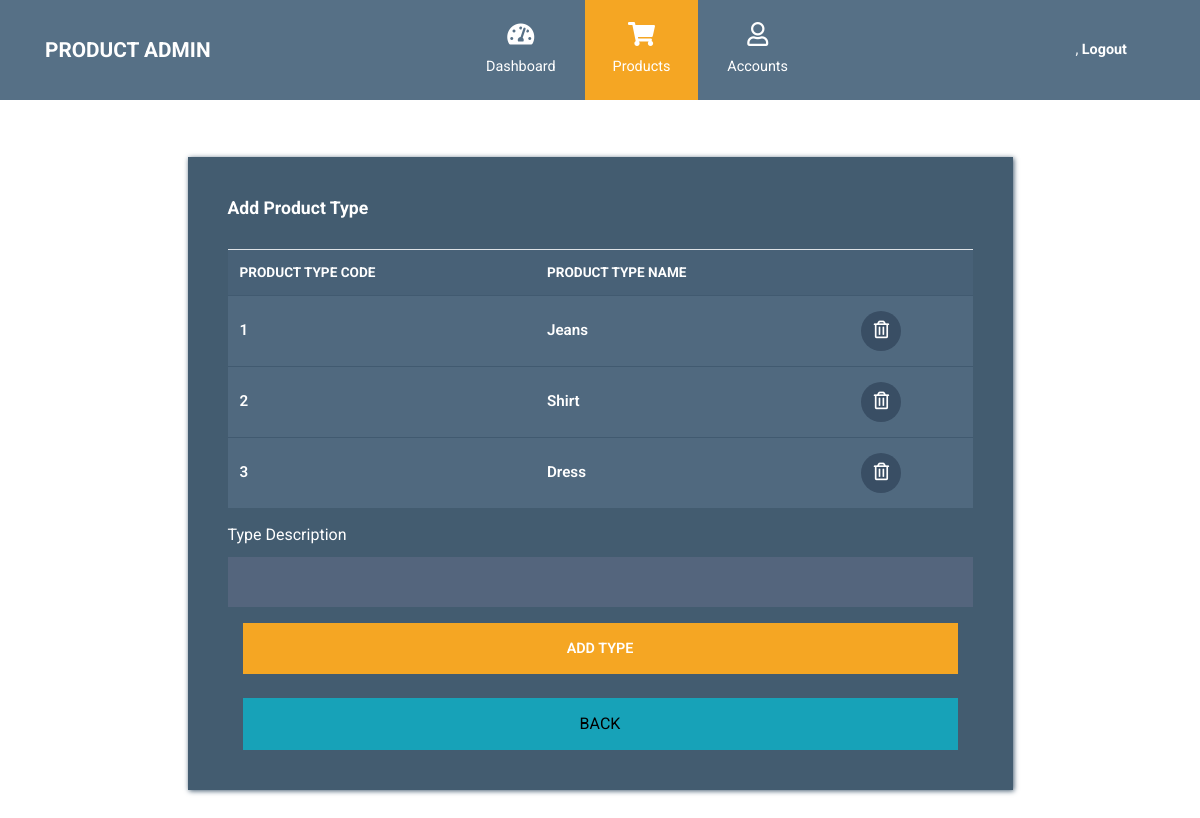
The app's page /Admin_Side/Add_prod_typ.php with its own data.
### tables this page shows
CREATE TABLE `ref_product_type` (
  `product_type_code` int(11) NOT NULL,
  `product_type_description` varchar(50) NOT NULL
);

### Admin_Side/Add_prod_typ.php (the view, shortened to what this page needs)
<?php
$conn = OpenCon();
  $sql = "SELECT * FROM ref_product_type";
  $result = $conn->query($sql);
  $array_prod_typ = [];
  if ($result->num_rows > 0) {
      $array_prod_typ = $result->fetch_all(MYSQLI_ASSOC);
  }
?>
<!DOCTYPE html>
    <html lang="en">
    <head>
        <link rel="stylesheet" href="../sources/css/fontawesome.min.css" />
        <link rel="stylesheet" href="../sources/css/bootstrap_admin.min.css" />
        <link rel="stylesheet" href="../sources/css/style_ad1.css">
    </head>
    <body>
        <nav class="navbar navbar-expand-xl">
            <div class="container h-100">
                <a class="navbar-brand" href="index.html">
                    <h1 class="tm-site-title mb-0">Product Admin</h1>
                </a>
                <div class="collapse navbar-collapse" id="navbarSupportedContent">
                    <ul class="navbar-nav mx-auto h-100">
                        <li class="nav-item">
                            <a class="nav-link" href="dashboard.php">
                                <i class="fas fa-tachometer-alt"></i> Dashboard
                            </a>
                        </li>
                        <li class="nav-item">
                            <a class="nav-link active" href="products.php">
                                <i class="fas fa-shopping-cart"></i> Products
                            </a>
                        </li>
                        <li class="nav-item">
                            <a class="nav-link" href="accounts.php">
                                <i class="far fa-user"></i> Accounts
                            </a>
                        </li>
                    </ul>
                    <ul class="navbar-nav">
                        <li class="nav-item">
                            <a class="nav-link d-block" href="login.php">
                                <?php echo$_SESSION['admin_name'];?>, <b>Logout</b>
                            </a>
                        </li>
                    </ul>
                </div>
            </div>
        </nav>
        <div class="container tm-mt-big tm-mb-big">
            <div class="row">
                <div class="col-xl-9 col-lg-10 col-md-12 col-sm-12 mx-auto">
                    <div class="tm-bg-primary-dark tm-block tm-block-h-auto">
                        <div class="row">
                            <div class="col-12">
                                <h2 class="tm-block-title d-inline-block">Add Product Type</h2>
                            </div>
                        </div>
                        <div class="tm-product-table-container">
              <table class="table table-hover tm-table-small tm-product-table">
                <thead>
                  <tr>
                  <th scope="col">PRODUCT TYPE CODE</th>
                    <th scope="col">PRODUCT TYPE NAME</th>
                    <th scope="col"></th>
                  </tr>
                </thead>
                <tbody>
                    <?php if(!empty($array_prod_typ)) { ?>
                        <?php foreach($array_prod_typ as $typ) {?>
                            <tr>
                            <td class="tm-product-name"><?php echo $typ['product_type_code']; ?></td>
                                <td class="tm-product-name"><?php echo $typ['product_type_description']; ?></td>
                                <td>
                                  <a href="add_prod_typ.php?id=<?php echo $typ['product_type_code'];?>" class="tm-product-delete-link">
                                    <i class="far fa-trash-alt tm-product-delete-icon"></i>
                                  </a>
                                </td>
                            </tr>
                        <?php } ?>
                    <?php } ?>
                </tbody>
              </table>
            </div>
                        <form action="add_prod_typ.php" method="POST" enctype="multipart/form-data"
                            class="tm-edit-product-form">
                            <div class="form-group mb-3">
                                <label for="name">Type Description</label>
                                <input id="desc" name="desc" type="text" class="form-control validate" required/>
                            </div>
                            <div class="col-12">
                                <button type="submit" name="AddProdTyp" class="btn btn-primary btn-block text-uppercase">Add Type</button>
                            </div>
                        </form>
                        <br>
                        <div class="col-12">
                        <button class="btn btn-info btn-block text-uppercase" "><a href="add_product.php" style="color: black;">Back</a></button>
                        </div>
                    </div>
                </div>
            </div>
        </div>
    </body>
    </html>

### Sources/CSS/style_ad1.css (style rules this page uses)
html { font-size: 16px; overflow-x: hidden; }
body { font-family: Roboto, Helvetica, Arial, sans-serif; overflow-x: hidden; }
a { transition: all 0.3s ease; }
.navbar-brand { display: flex; align-items: center; }
.tm-site-title { display: inline-block; text-transform: uppercase; font-size: 1.3rem; font-weight: 700; color: #fff; }
.navbar { height: 100px; background-color: #567086; padding: 0; }
.navbar .container { position: relative; }
.tm-mt-big { margin-top: 57px; }
.tm-mb-big { margin-bottom: 60px; }
.tm-block { padding: 40px; -webkit-box-shadow: 1px 1px 5px 0 #455c71; -moz-box-shadow: 1px 1px 5px 0 #455c71; box-shadow: 1px 1px 5px 0 #455c71; min-height: 350px; height: 100%; max-height: 450px; }
.tm-block-h-auto { min-height: 1px; max-height: none; height: auto; }
.tm-block-title { font-size: 1.1rem; font-weight: 700; color: #fff; margin-bottom: 30px; }
.nav-link { color: #fff; height: 100%; display: flex; align-items: center; justify-content: center; flex-direction: column; font-size: 90%; }
.nav-link > i { margin-bottom: 10px; margin-right: 0; font-size: 1.5rem; }
.dropdown-item, .nav-link { padding: 15px 20px; }
.navbar-nav .active > .nav-link, .navbar-nav .nav-link.active { background-color: #f5a623; color: #fff; }
.navbar-nav .nav-link.active i { color: #fff; }
.nav-item { text-align: center; }
.nav-item:last-child { margin-right: 0; }
.table { background-color: #50697f; color: #fff; font-size: 85%; margin-bottom: 0; }
thead { background-color: #486177; color: #fff; }
.table thead th { border-bottom: 0; }
.form-control { background-color: #54657d; color: #fff; border: 0; }
.form-group label { color: #fff; margin-bottom: 10px; }
.form-control { border-radius: 0; height: 50px; }
.form-group { margin-bottom: 15px; }
.btn { border-radius: 0; padding: 13px 28px; transition: all 0.2s ease; max-width: 100%; }
.btn-primary { color: #fff; background-color: #f5a623; border: 2px solid #f5a623; font-size: 90%; font-weight: 600; }
.table td, .table .th { border-top: 1px solid #415a70; padding: 15px 25px; vertical-align: middle; }
.tm-table-small td, .tm-table-small th { padding-left: 12px; padding-right: 12px; }
.table-hover tbody tr { transition: all 0.2s ease; }
.tm-bg-primary-dark { background-color: #435c70; }
.tm-product-table-container { max-height: 465px; margin-bottom: 15px; overflow-y: scroll; }
.tm-product-table tr { font-weight: 600; }
.tm-product-name { font-size: 0.95rem; font-weight: 600; }
.tm-product-delete-icon { font-size: 1.1rem; color: #fff; }
.tm-product-delete-link { padding: 10px; border-radius: 50%; background-color: #394e64; display: inline-block; width: 40px; height: 40px; text-align: center; }
@media (min-width: 1200px) { .navbar-expand-xl .navbar-nav .nav-link { padding-left: 28px; padding-right: 28px; } }
@media (min-width: 1200px) { .navbar-collapse { height: 100%; } }
@media (max-width: 1275px) and (min-width: 1200px) { .nav-item { margin-right: 15px; } }
@media (max-width: 1350px) { .nav-item { margin-right: 1px; } }

### records on screen
ref_product_type: product_type_code "1", product_type_description "Jeans"
ref_product_type: product_type_code "2", product_type_description "Shirt"
ref_product_type: product_type_code "3", product_type_description "Dress"
